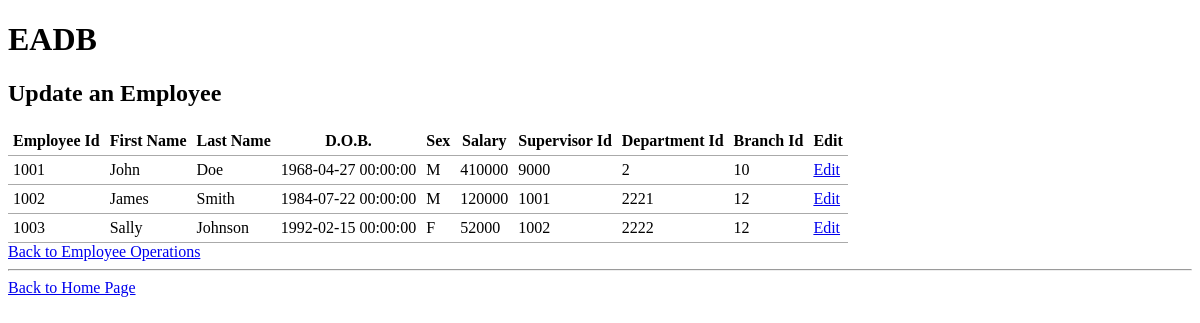
Page /updateEmployee.php on the committed database.
### tables this page shows
CREATE TABLE IF NOT EXISTS `employee`(
`employee_id` INT(11)NOT NULL,
`first_name` VARCHAR(15)NOT NULL,
`last_name` VARCHAR(20)NOT NULL,
`birth_date` DATETIME,
`sex` varchar(1)NOT NULL,
`salary` INT NOT NULL,
`super_id` INT NOT NULL,
`department_id` INT NULL,
`branch_id` INT NOT NULL,
PRIMARY KEY(`employee_id`));

### common.php (called while the page is built)
<?php
function escape($html) {
  return htmlspecialchars($html, ENT_QUOTES | ENT_SUBSTITUTE, "UTF-8");
}
 ?>

### updateEmployee.php (the view)
<?php
  try{
    require "config.php";
    require "common.php";
    $connection = new PDO($dsn, $username, $password, $options);
    $sql = "SELECT * FROM employee";
    $statement = $connection->prepare($sql);
    $statement->execute();
    $result = $statement->fetchAll();
  }catch(PDOException $error){
    echo $sql . "<br>" . $error->getMessage();
  }
 ?>
 <?php include "templates/header.php"; ?>
 <h2>Update an Employee</h2>
 <table>
  <thead>
    <tr>
      <th>Employee Id</th>
      <th>First Name</th>
      <th>Last Name</th>
      <th>D.O.B.</th>
      <th>Sex</th>
      <th>Salary</th>
      <th>Supervisor Id</th>
      <th>Department Id</th>
      <th>Branch Id</th>
      <th>Edit</th>
    </tr>
  </thead>
  <tbody>
  <?php
       foreach($result as $row) : ?>
         <tr>
           <td><?php echo escape($row["employee_id"]); ?></td>
           <td><?php echo escape($row["first_name"]); ?></td>
           <td><?php echo escape($row["last_name"]); ?></td>
           <td><?php echo escape($row["birth_date"]); ?></td>
           <td><?php echo escape($row["sex"]); ?></td>
           <td><?php echo escape($row["salary"]); ?></td>
           <td><?php echo escape($row["super_id"]); ?></td>
           <td><?php echo escape($row["department_id"]); ?></td>
           <td><?php echo escape($row["branch_id"]); ?></td>
           <td><a href="update-singleEmployee.php?employee_id=<?php echo escape($row["employee_id"]); ?>">Edit</a></td>
         </tr>
       <?php endforeach; ?>
  </tbody>
</table>
<a href="employeeOperations.php">Back to Employee Operations</a>
<hr>
<a href="index.php">Back to Home Page</a>
<?php require "templates/footer.php"; ?>

### css/style.css (style rules this page uses)
table { border-collapse: collapse;; border-spacing: 0; }
td, th { padding: 5px; border-bottom: 1px solid #aaa; }

### rows in the picture
employee: employee_id "1001", first_name "John", last_name "Doe", birth_date "1968-04-27 00:00:00", sex "M", salary "410000", super "9000", department "2", branch "10"
employee: employee_id "1002", first_name "James", last_name "Smith", birth_date "1984-07-22 00:00:00", sex "M", salary "120000", super "1001", department "2221", branch "12"
employee: employee_id "1003", first_name "Sally", last_name "Johnson", birth_date "1992-02-15 00:00:00", sex "F", salary "52000", super "1002", department "2222", branch "12"
